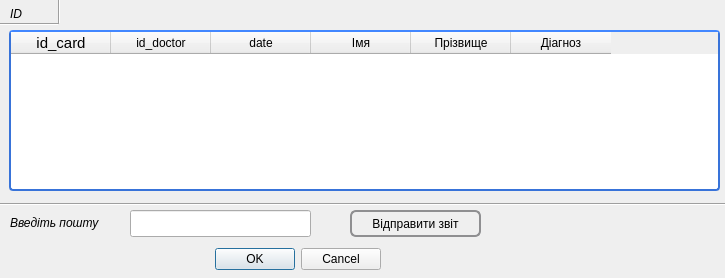
<?xml version="1.0" encoding="UTF-8"?>
<ui version="4.0">
 <class>Discharge_patients</class>
 <widget class="QDialog" name="Discharge_patients">
  <property name="geometry">
   <rect>
    <x>0</x>
    <y>0</y>
    <width>725</width>
    <height>278</height>
   </rect>
  </property>
  <property name="windowTitle">
   <string>Dialog</string>
  </property>
  <widget class="QDialogButtonBox" name="buttonBox">
   <property name="geometry">
    <rect>
     <x>200</x>
     <y>243</y>
     <width>181</width>
     <height>32</height>
    </rect>
   </property>
   <property name="orientation">
    <enum>Qt::Horizontal</enum>
   </property>
   <property name="standardButtons">
    <set>QDialogButtonBox::Cancel|QDialogButtonBox::Ok</set>
   </property>
  </widget>
  <widget class="QTableWidget" name="tableWidget">
   <property name="geometry">
    <rect>
     <x>9</x>
     <y>30</y>
     <width>711</width>
     <height>161</height>
    </rect>
   </property>
   <property name="styleSheet">
    <string notr="true">
 QTableView QTableCornerButton::section {
     background: red;
     border: 2px outset red;
 }
QTableView {
    border: 2px solid #3873d9;
    border-top-color: #4287ff;
    border-radius: 4px;
    background-color: #fff;
    background-image: url(:/img/other/background.png);
    gridline-color: #777;
    selection-background-color: #ccdfff;
    color:#333;
    font-size:12px;
	font: 75 oblique 11pt &quot;Tlwg Typist&quot;;
 }
</string>
   </property>
   <column>
    <property name="text">
     <string>id_card</string>
    </property>
    <property name="font">
     <font>
      <pointsize>11</pointsize>
     </font>
    </property>
   </column>
   <column>
    <property name="text">
     <string>id_doctor</string>
    </property>
   </column>
   <column>
    <property name="text">
     <string>date</string>
    </property>
   </column>
   <column>
    <property name="text">
     <string>Імя</string>
    </property>
   </column>
   <column>
    <property name="text">
     <string>Прізвище</string>
    </property>
   </column>
   <column>
    <property name="text">
     <string>Діагноз</string>
    </property>
   </column>
  </widget>
  <widget class="QPushButton" name="pushButton">
   <property name="geometry">
    <rect>
     <x>350</x>
     <y>210</y>
     <width>131</width>
     <height>27</height>
    </rect>
   </property>
   <property name="styleSheet">
    <string notr="true">QPushButton:hover{
border-width: 0px;
	background-color: rgb(255, 255, 199);
border-radius: 20%;
}
 QPushButton {
     border: 2px solid #8f8f91;
     border-radius: 6px;
     background-color: qlineargradient(x1: 0, y1: 0, x2: 0, y2: 1,
                                       stop: 0 #f6f7fa, stop: 1 #dadbde);
     min-width: 80px;
 }

 QPushButton:pressed {
     background-color: qlineargradient(x1: 0, y1: 0, x2: 0, y2: 1,
                                       stop: 0 #dadbde, stop: 1 #f6f7fa);
 }

 QPushButton:flat {
     border: none; /* для плоской кнопки границы нет */
 }

 QPushButton:default {
     border-color: navy; /* делаем кнопку по умолчанию выпуклой */
 }</string>
   </property>
   <property name="text">
    <string>Відправити звіт</string>
   </property>
  </widget>
  <widget class="QLineEdit" name="lineEdit">
   <property name="geometry">
    <rect>
     <x>130</x>
     <y>210</y>
     <width>181</width>
     <height>27</height>
    </rect>
   </property>
  </widget>
  <widget class="QLabel" name="label">
   <property name="geometry">
    <rect>
     <x>10</x>
     <y>214</y>
     <width>111</width>
     <height>17</height>
    </rect>
   </property>
   <property name="font">
    <font>
     <italic>true</italic>
    </font>
   </property>
   <property name="text">
    <string>Введіть пошту</string>
   </property>
  </widget>
  <widget class="QLabel" name="label_2">
   <property name="geometry">
    <rect>
     <x>10</x>
     <y>5</y>
     <width>21</width>
     <height>17</height>
    </rect>
   </property>
   <property name="font">
    <font>
     <italic>true</italic>
    </font>
   </property>
   <property name="text">
    <string>ID</string>
   </property>
  </widget>
  <widget class="QLabel" name="label_3">
   <property name="geometry">
    <rect>
     <x>30</x>
     <y>5</y>
     <width>31</width>
     <height>17</height>
    </rect>
   </property>
   <property name="text">
    <string/>
   </property>
  </widget>
  <widget class="Line" name="line">
   <property name="geometry">
    <rect>
     <x>-10</x>
     <y>194</y>
     <width>741</width>
     <height>20</height>
    </rect>
   </property>
   <property name="orientation">
    <enum>Qt::Horizontal</enum>
   </property>
  </widget>
  <widget class="Line" name="line_2">
   <property name="geometry">
    <rect>
     <x>-12</x>
     <y>14</y>
     <width>71</width>
     <height>20</height>
    </rect>
   </property>
   <property name="orientation">
    <enum>Qt::Horizontal</enum>
   </property>
  </widget>
  <widget class="Line" name="line_3">
   <property name="geometry">
    <rect>
     <x>49</x>
     <y>-7</y>
     <width>20</width>
     <height>31</height>
    </rect>
   </property>
   <property name="orientation">
    <enum>Qt::Vertical</enum>
   </property>
  </widget>
 </widget>
 <resources/>
 <connections>
  <connection>
   <sender>buttonBox</sender>
   <signal>accepted()</signal>
   <receiver>Discharge_patients</receiver>
   <slot>accept()</slot>
   <hints>
    <hint type="sourcelabel">
     <x>248</x>
     <y>254</y>
    </hint>
    <hint type="destinationlabel">
     <x>157</x>
     <y>274</y>
    </hint>
   </hints>
  </connection>
  <connection>
   <sender>buttonBox</sender>
   <signal>rejected()</signal>
   <receiver>Discharge_patients</receiver>
   <slot>reject()</slot>
   <hints>
    <hint type="sourcelabel">
     <x>316</x>
     <y>260</y>
    </hint>
    <hint type="destinationlabel">
     <x>286</x>
     <y>274</y>
    </hint>
   </hints>
  </connection>
 </connections>
</ui>
